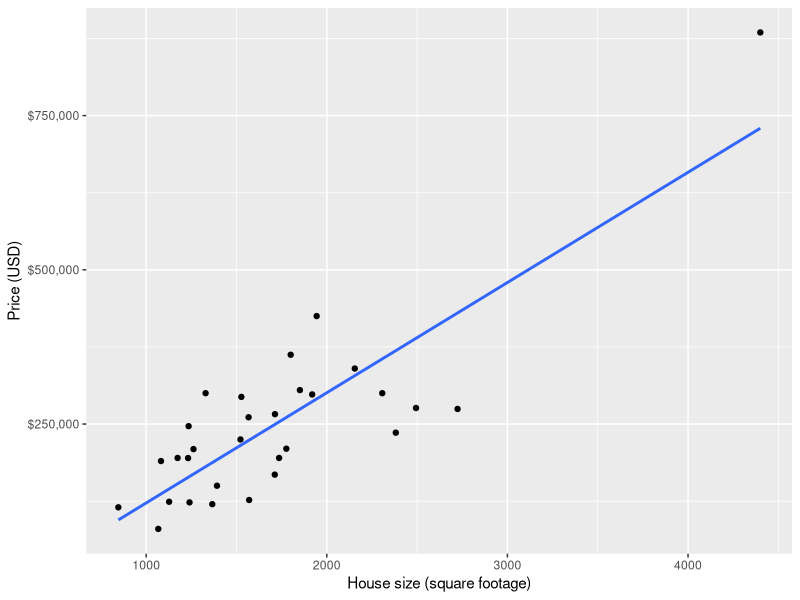
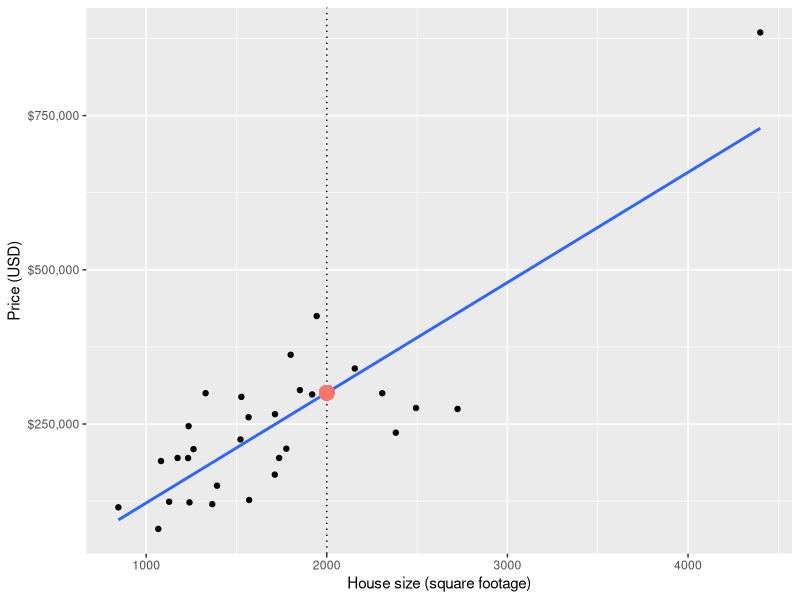
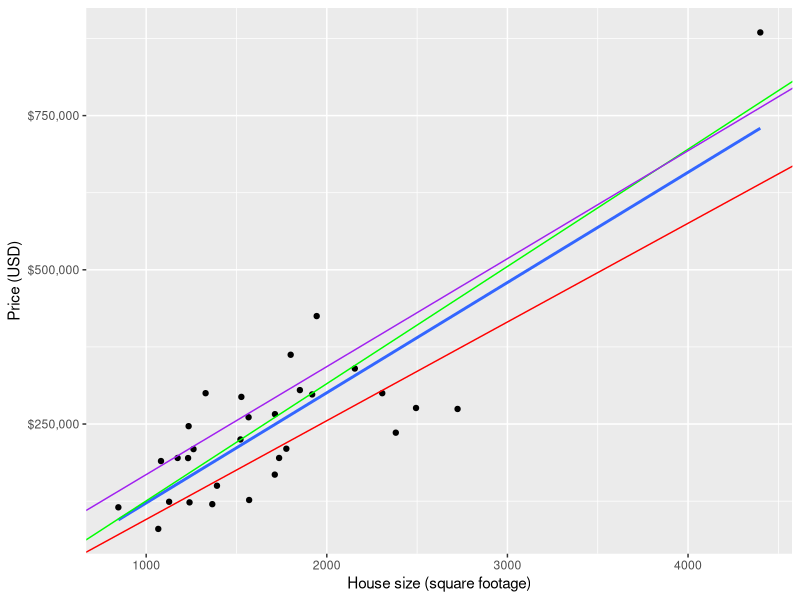
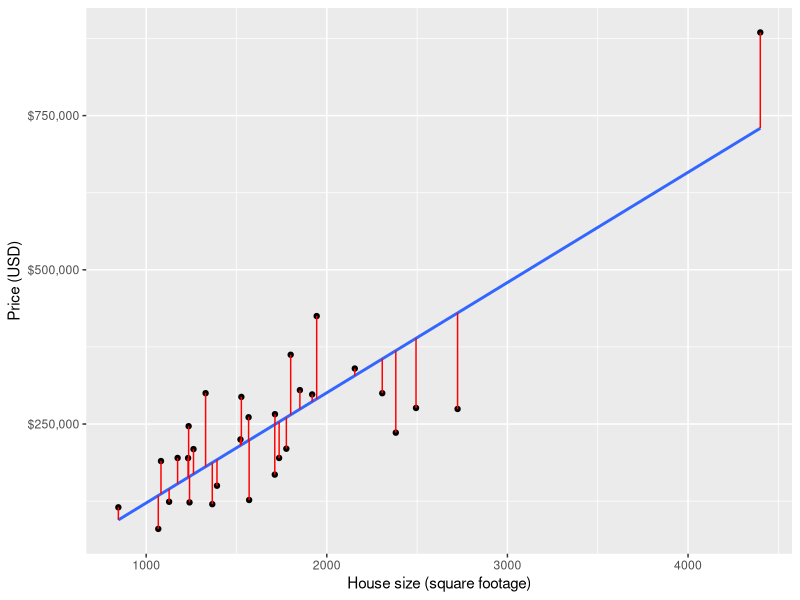
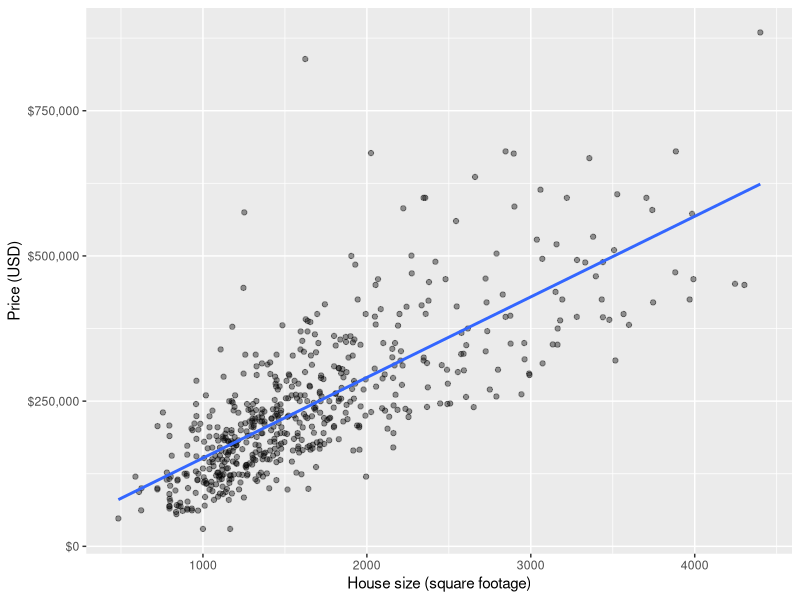
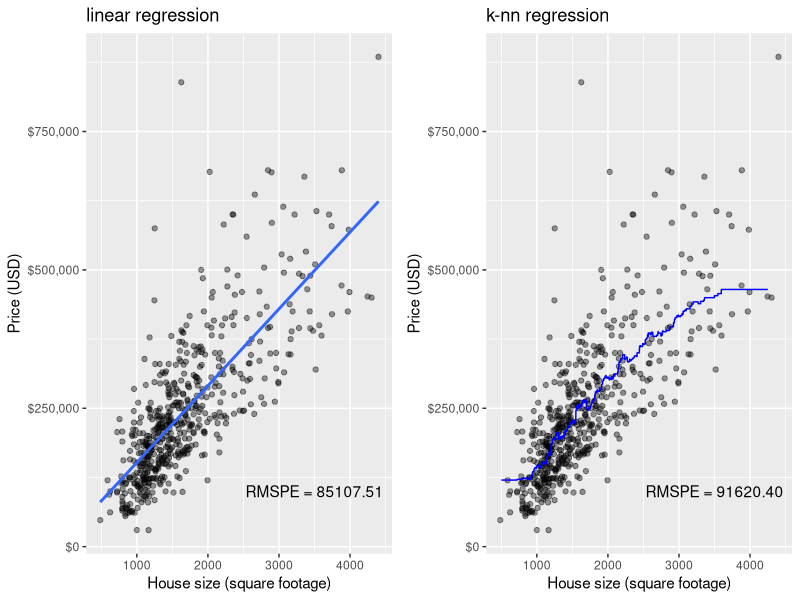

Generate these figures, in order, with R:
## ---- chunk 1
library(tidyverse)
library(scales)
library(caret)
library(gridExtra)

data(Sacramento)
set.seed(2019)
small_sacramento <- sample_n(Sacramento, size = 30)

small_plot <- ggplot(small_sacramento, aes(x = sqft, y = price)) +
  geom_point() +
  xlab("House size (square footage)") +
  ylab("Price (USD)") +
  scale_y_continuous(labels=dollar_format()) +
  geom_smooth(method = "lm", se = FALSE) 
small_plot
## ---- chunk 2
small_model <- lm(price ~ sqft, data = small_sacramento)
prediction <- predict(small_model, data.frame(sqft = 2000))

small_plot + 
  geom_vline(xintercept = 2000, linetype = "dotted") +
  geom_point(aes(x = 2000, y = prediction[[1]], color = "red", size = 2.5)) +
  theme(legend.position="none")

print(prediction[[1]])
## ---- chunk 3

small_plot + 
  geom_abline(intercept = -64542.23, slope = 190, color = "green") +
  geom_abline(intercept = -6900, slope = 175, color = "purple") +
  geom_abline(intercept = -64542.23, slope = 160, color = "red") 
## ---- chunk 4
small_sacramento <- small_sacramento %>% 
  mutate(predicted = predict(small_model))
small_plot +
  geom_segment(data = small_sacramento, aes(xend = sqft, yend = predicted), colour = "red") 


## ---- chunk 5
set.seed(2019) # makes the random selection of rows reproducible
training_rows <- Sacramento %>% 
  select(price) %>% 
  unlist() %>% # converts Class from a tibble to a vector
  createDataPartition(p = 0.6, list = FALSE)

X_train <- Sacramento %>% 
  select(sqft) %>% 
  slice(training_rows) %>% 
  data.frame()

Y_train <- Sacramento %>% 
  select(price) %>% 
  slice(training_rows) %>% 
  unlist()

X_test <- Sacramento %>% 
  select(sqft) %>% 
  slice(-training_rows) %>% 
  data.frame()

Y_test <- Sacramento %>% 
  select(price) %>% 
  slice(-training_rows) %>% 
  unlist()
## ---- chunk 6
lm_model <- train(x = X_train, 
                      y = Y_train, 
                      method = "lm") 
## ---- chunk 7
test_pred <- predict(lm_model, X_test)
lm_modelvalues <- data.frame(obs = Y_test, pred = test_pred)
lm_test_results <- defaultSummary(lm_modelvalues)
lm_test_results
## ---- chunk 8

train_data <- bind_cols(X_train, data.frame(price = Y_train))

lm_plot_final <- ggplot(train_data, aes(x = sqft, y = price)) +
    geom_point(alpha = 0.4) +
    xlab("House size (square footage)") +
    ylab("Price (USD)") +
    scale_y_continuous(labels = dollar_format())  +
    geom_smooth(method = "lm", se = FALSE) 
lm_plot_final
## ---- chunk 9
k = data.frame(k = 51)
set.seed(1234)
knn_reg_final <- train(x = X_train, y = Y_train, method = "knn", tuneGrid = k)
set.seed(1234)
predictions_all <- data.frame(sqft = seq(from = 500, to = 4250, by = 1))
predictions_all$price <- predict(knn_reg_final, 
                                 data.frame(sqft = seq(from = 500, to = 4250, by = 1)))

plot_final <- ggplot(train_data, aes(x = sqft, y = price)) +
    geom_point(alpha = 0.4) +
    xlab("House size (square footage)") +
    ylab("Price (USD)") +
    scale_y_continuous(labels = dollar_format())  +
    geom_line(data = predictions_all, aes(x = sqft, y = price), color = "blue") +
    ggtitle("k-nn regression") +
    annotate("text", x = 3500, y = 100000, label = paste("RMSPE =", "91620.40"))

lm_plot_final <- lm_plot_final +
  annotate("text", x = 3500, y = 100000, label = paste("RMSPE =", round(lm_test_results[[1]], 2))) +
  ggtitle("linear regression")

grid.arrange(lm_plot_final, plot_final, ncol = 2)
